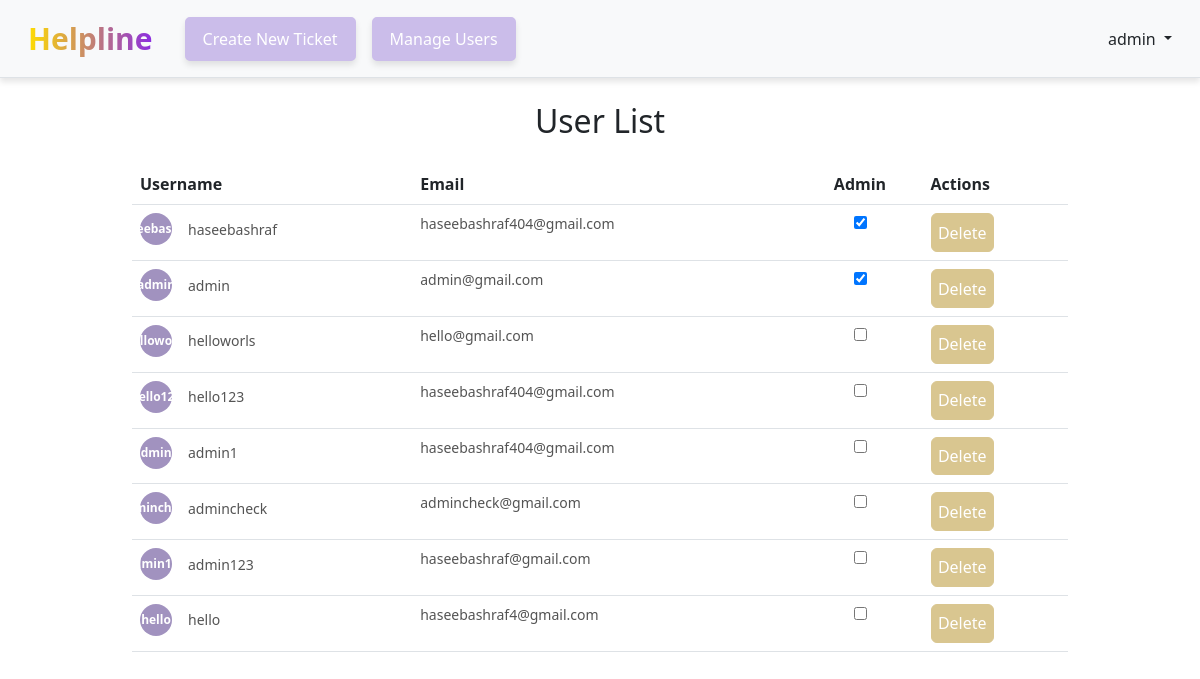
Page /accounts/users/ (signed in) on the committed database.
### accounts/models.py (models this page shows, shortened)
class CustomUser(AbstractUser):
    age = models.PositiveIntegerField(null=True, blank=True)  # Additional field for user's age
    is_admin = models.BooleanField(default=False)  # Flag to indicate if user is an admin

### accounts/views.py (the view)
# urls.py: path("users/", user_list, name="user_list"),
@user_passes_test(is_admin)
def user_list(request):
    users = CustomUser.objects.all()
    return render(request, 'users/user_list.html', {'users': users})

### accounts/views.py (called while the page is built)
def is_admin(user):
    return user.is_admin

### templates/users/user_list.html (shortened to what this page needs)
{% extends "base.html" %}
{% block content %}
<h2 class="my-4 text-center">User List</h2>
<table class="table">
    <thead>
        <tr>
            <th>Username</th>
            <th>Email</th>
            <th class="text-center">Admin</th>
            <th >Actions</th>
        </tr>
    </thead>
    <tbody>
        {% for user in users %}
        <tr>
          <td>
          <div class="d-flex align-items-center">
            <div class="circle-initials" style="background-color: #a192bf; color: #ffffff;">
              {{ user.username }}
            </div>
            <div class="ms-3">
              <div>{{ user.username }}</div>
            </div>
          </div>
        </td>
            <td>{{ user.email }}</td>
            <td style="text-align: center;">
                <input type="checkbox" class="admin-checkbox" data-username="{{ user.username }}" data-user-id="{{ user.id }}" {% if user.is_admin %}checked{% endif %}>
            </td>
            <td>
                <a href="{% url 'user_delete' user.id %}" class="btn  status-badge" style="color: #ffffff;"  onclick="return confirm('Are you sure you want to delete {{ user.username }}?');">Delete</a>
            </td>
        </tr>
        {% endfor %}
    </tbody>
</table>
{% endblock %}

### templates/base.html (shortened to what this page needs)
<!DOCTYPE html>
<html lang="en">
<head>
  {% load static %}
  <link href="https://cdn.jsdelivr.net/npm/bootstrap@5.2.3/dist/css/bootstrap.min.css" rel="stylesheet"
>
  <link href="{% static 'css/styles.css' %}" rel="stylesheet">
</head>
<body>
  <header class="p-3 mb-3 ml-3 border-bottom bg-light">
    <div class="container-fluid">
      <div class="d-flex flex-wrap align-items-center justify-content-between">
        <a class="navbar-brand gradient-text" href="{% url 'home' %}" style="font-size: 30px;">Helpline</a>
        <ul class="nav col-12 col-lg-auto me-lg-auto mb-2 justify-content-center mb-md-0 mb-md-0 ms-4">
          {% if user.is_authenticated %}
            <li><a href="{% url 'article_new' %}" class="btn btn-light-purple nav-link-spacing" style="color: #ffffff;">Create New Ticket</a></li>
            {% if user.is_admin %}
              <li><a href="{% url 'user_list' %}" class="btn btn-light-purple nav-link-spacing" style="color: #ffffff;">Manage Users</a></li>
            {% endif %}
        </ul>
        <div class="dropdown text-end">
          <a href="#" class="d-block link-dark text-decoration-none dropdown-toggle" id="dropdownUser1"
            data-bs-toggle="dropdown" aria-expanded="false">
            {{ user.username }}
          </a>
        </div>
          {% else %}
        </ul>
        <div class="text-end">
          <a href="{% url 'login' %}" class="btn btn-light-purple me-2" style="color: #ffffff;">Log In</a>
          <a href="{% url 'signup' %}" class="btn btn-light-purple" style="color: #ffffff;">Sign Up</a>
        </div>
          {% endif %}
      </div>
    </div>
  </header>
  <main>
    <div class="container">
      {% block content %}
      {% endblock content %}
    </div>
  </main>
</body>
</html>

### static/css/styles.css (style rules this page uses)
header { background-color: #343a40; box-shadow: 0 4px 6px rgba(0, 0, 0, 0.1); }
.navbar-brand { font-size: 1.5rem; font-weight: bold; color: #007bff; }
.container { max-width: 960px; margin-top: 20px; }
h1, h2, h3, h4, h5, h6 { margin-top: 1.5rem; margin-bottom: 1rem; font-weight: 500; }
.nav-link-spacing { margin-left: 30px; }
a { color: #007bff; text-decoration: none; }

### templates/users/user_list.html (style rules this page uses)
.table td { font-size: 14px; color: #545454; text-align: left; padding: 0.5rem; border-top: none; border-bottom: 1px solid #dee2e6; }
.circle-initials { width: 32px; height: 32px; border-radius: 50%; display: flex; align-items: center; justify-content: center; font-weight: bold; font-size: 12px; }
.status-badge { background-color: #d9c690 !important; border-color: #d9c690 !important; color: #ffffff; padding: 0.4rem; }

### templates/base.html (style rules this page uses)
.gradient-text { background: linear-gradient(to right, #ffdd00, #8a2be2); -webkit-background-clip: text; background-clip: text; -webkit-text-fill-color: transparent; }
.btn-light-purple { background-color: #cbbdea; color: #ffffff; border: 2px solid #cbbdea; padding: 0.5rem 1rem; font-size: 1rem; text-align: center; transition: background-color 0.3s, transform 0.3s, box-shadow 0.3s; display: inline-block; margin: 0.5rem 0; border-radius: 5px; box-shadow: 0 4px 6px rgba(0, 0, 0, 0.1); }
.nav-link-spacing { margin: 0 0.5rem; }

### rows in the picture
CustomUser: username "admin", email "admin@gmail.com", is_admin "☑"
CustomUser: username "haseebashraf", email "haseebashraf404@gmail.com", is_admin "☑"
CustomUser: username "helloworls", email "hello@gmail.com"
CustomUser: username "hello123", email "haseebashraf404@gmail.com"
CustomUser: username "admin1", email "haseebashraf404@gmail.com"
CustomUser: username "admincheck", email "admincheck@gmail.com"
CustomUser: username "admin123", email "haseebashraf@gmail.com"
CustomUser: username "hello", email "haseebashraf4@gmail.com"
